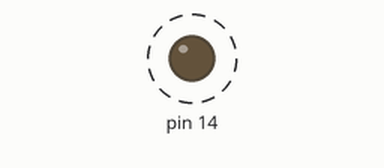
Bench run of a sketch on a simulated Arduino Uno, built with avr-gcc and run on an emulated ATmega328P. On the bench: output pins drawn as LEDs (lit = HIGH). Dashed ring = blinking.

Above: at 0.2 s.
Timing chart, 0 to 3.0 s (numbered marks = the images above):
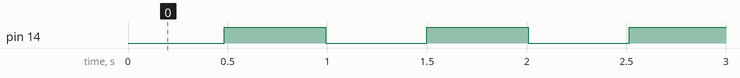

The sketch:

ctc.ino
```cpp
#include <avr/io.h>
volatile uint8_t tot_overflow;

void setup() {
  TCCR2A=0;
  TCCR2B=0;
  TCCR2B |= (1<<3) | (1<<CS20) | (1<<CS21) | (1<<CS22);

  DDRC|=(1<<PC0);
  PORTC &= ~(1<<PC0);

  OCR2A = 126;
  tot_overflow=0;
  TIMSK2 |= (1 << OCIE2A);
  sei();
}

ISR(TIMER2_COMPA_vect){
  tot_overflow++;

  if (tot_overflow >= 31){
    PORTC ^= (1 << 0);
    tot_overflow = 0;
  }
}

void loop() {
}
```

Measured:
- by itself, pin 14: alternates HIGH for 0.51 s and LOW for 0.51 s
